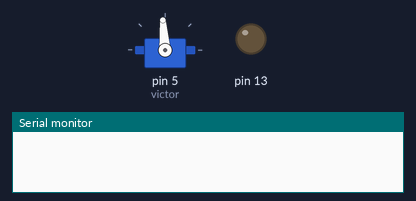
A sketch run on a simulated Arduino Uno, built with avr-gcc and run on an emulated ATmega328P. On the bench: servo, output pins drawn as LEDs (lit = HIGH), the last lines printed to the serial monitor. At 9.0 s the program stops and its outputs stay as they are.

Above: at 0.1 s.
At 5.1 s:
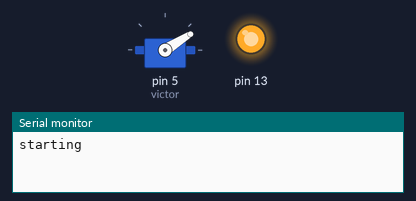
At 5.6 s:
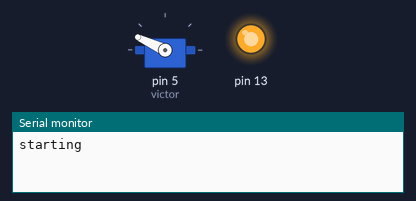
Timing chart, 0 to 7.5 s (numbered marks = the images above):
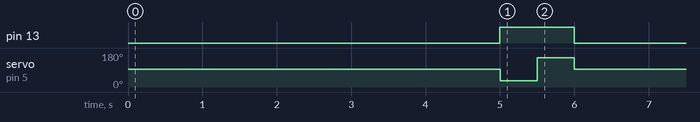

The sketch:

sketch.ino
```cpp
#include <Servo.h>
Servo victor;
void setup()
{
  victor.attach(5);
  victor.writeMicroseconds(1510);
  pinMode(13,OUTPUT);
  digitalWrite(13,LOW);
  Serial.begin(9600);
}

void loop()
{
  delay(5000);
  Serial.println("starting");
  digitalWrite(13,HIGH);
  victor.writeMicroseconds(870);
  delay(500);
  victor.writeMicroseconds(2140);
  delay(500);
  victor.writeMicroseconds(1510);
  digitalWrite(13,LOW);
  Serial.println("done");
  while(true){
    delay(1000);
  }
}
```

Measured:
- by itself, pin 13: LOW → HIGH at 5.0 s, → LOW 1.0 s later
- by itself, servo on pin 5 (victor): 94° → 32° at 5.0 s, → 155° 0.50 s later, → 94° 0.50 s later
